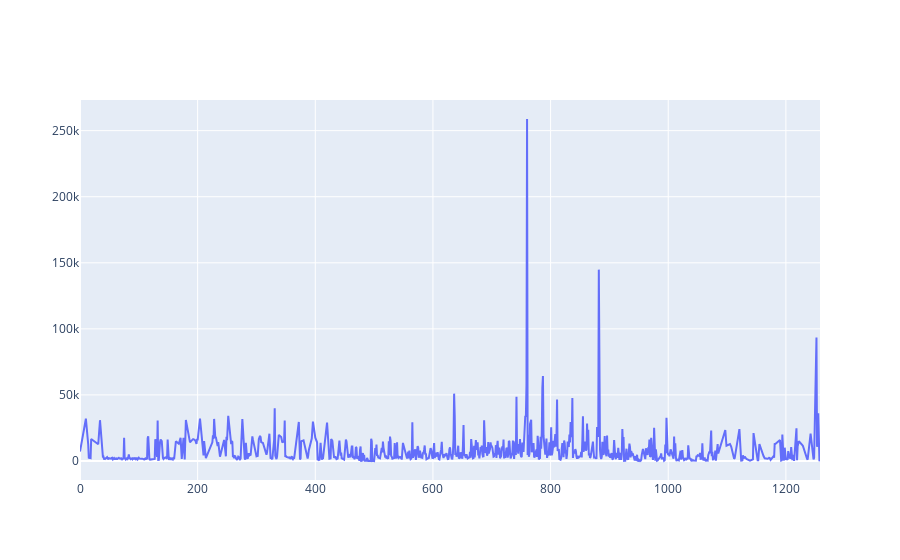

The notebook cell this image was saved under:
### Code cell
from plotly import io as pio
pio.from_json(j['polarity_1']['bpc unfiltered df']['trace'])

### Figure 1 — Plotly figure (JSON) as saved in the notebook; plotly's stock layout.template omitted (floating-point values rounded to 4 significant figures; data arrays with more than 128 entries replaced by an {"elided": "..."} marker saying what was removed)
{"data": [{"name": "4911", "type": "scatter", "x": {"elided": "945 int values"}, "y": {"elided": "945 int values"}}], "layout": {}}
